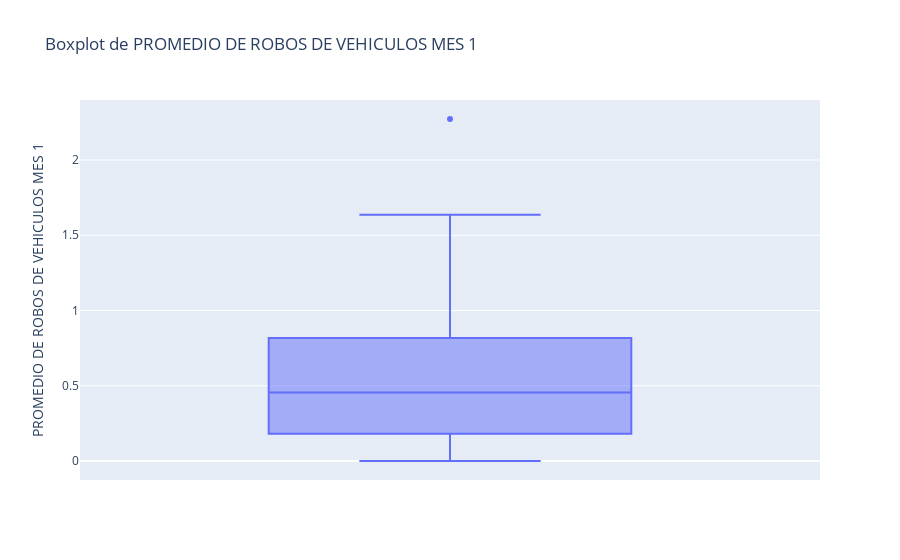

The code cell stored with this chart in its notebook:
### Code cell
# graficar un boxplot de la columna PROMEDIO DE ROBOS DE VEHICULOS MES 1 con la libreria plotly
import plotly.express as px

df_graph_veh = cuadrantes_df_vehiculos
fig = px.box(df_graph_veh, y='PROMEDIO DE ROBOS DE VEHICULOS MES 1', title='Boxplot de PROMEDIO DE ROBOS DE VEHICULOS MES 1')
fig.show()

### Figure 1 — Plotly figure (JSON) as saved in the notebook; plotly's stock layout.template omitted (floating-point values rounded to 4 significant figures)
{"data": [{"alignmentgroup": "True", "hovertemplate": "PROMEDIO DE ROBOS DE VEHICULOS MES 1=%{y}<extra></extra>", "legendgroup": "", "marker": {"color": "#636efa"}, "name": "", "notched": false, "offsetgroup": "", "orientation": "v", "showlegend": false, "type": "box", "x0": " ", "xaxis": "x", "y": [0.0, 0.0, 0.5455, 0.6364, 0.09091, 0.3636, 1.636, 1.091, 0.3636, 0.0, 0.3636, 1.182, 1.0, 0.3636, 0.7273, 0.4545, 0.3636, 1.091, 1.545, 0.4545, 1.364, 0.8182, 0.7273, 0.7273, 2.273, 1.182, 0.1818, 0.8182, 0.3636, 0.4545, 0.7273, 0.8182, 0.9091, 0.1818, 0.0, 0.2727, 0.4545, 0.3636, 0.1818, 0.4545, 0.7273, 0.0, 0.09091, 0.0, 0.09091, 0.8182, 1.091, 1.0, 0.2727, 0.6364, 0.9091, 0.3636, 0.0, 0.5455, 1.364, 0.7273, 0.6364, 0.09091, 0.6364, 0.2727, 0.1818, 0.09091, 0.09091, 0.0, 0.3636, 0.09091, 0.5455, 0.5455, 0.6364, 1.545, 0.2727, 0.2727, 0.5455, 0.7273, 0.1818, 0.3636, 1.273, 0.0], "y0": " ", "yaxis": "y"}], "layout": {"boxmode": "group", "legend": {"tracegroupgap": 0}, "title": {"text": "Boxplot de PROMEDIO DE ROBOS DE VEHICULOS MES 1"}, "xaxis": {"anchor": "y", "domain": [0, 1]}, "yaxis": {"anchor": "x", "domain": [0, 1], "title": {"text": "PROMEDIO DE ROBOS DE VEHICULOS MES 1"}}}}
